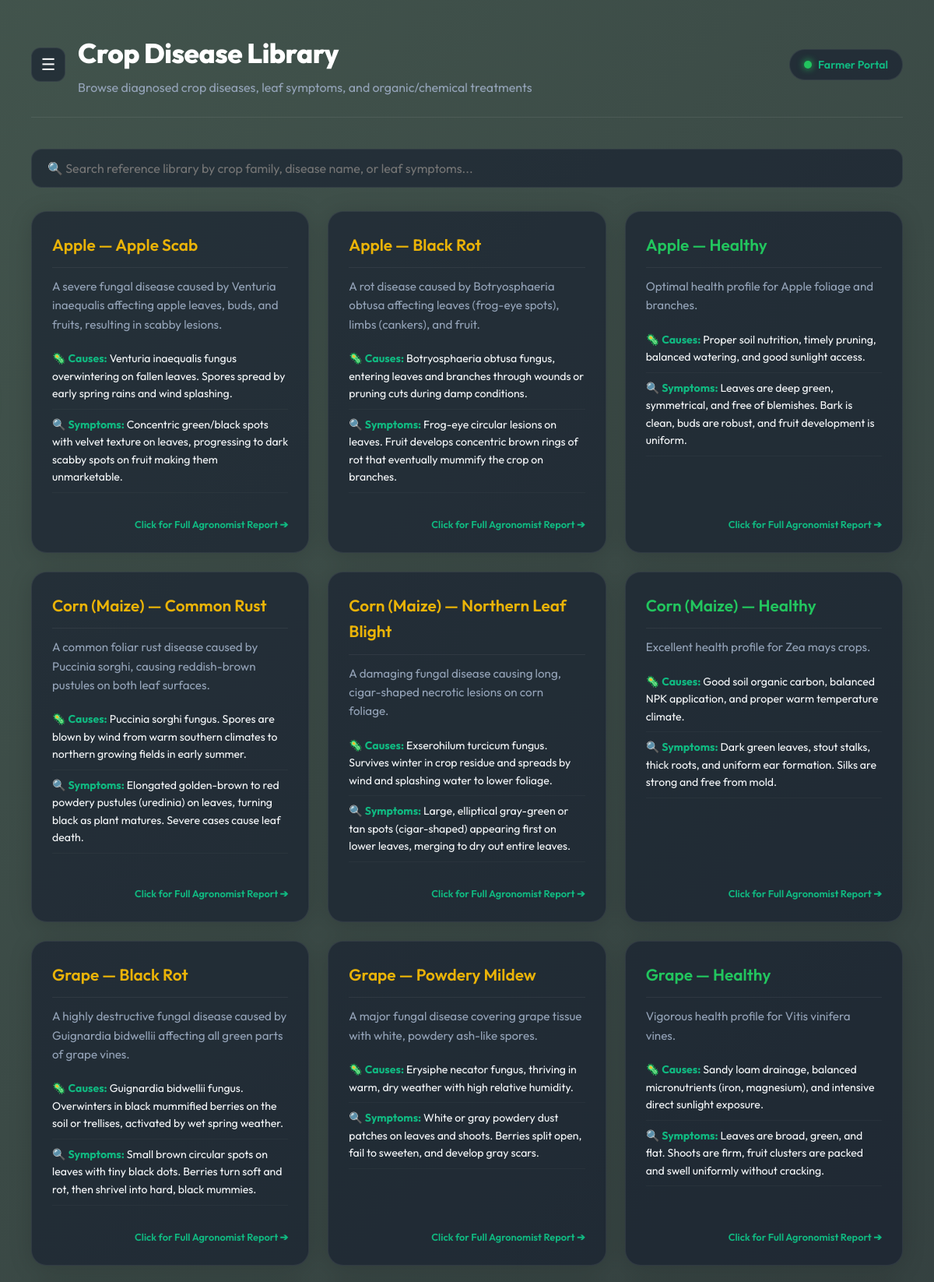
/diseases (upper part), run on the app's committed database.
### tables this page shows
CREATE TABLE diseases (
        id INTEGER PRIMARY KEY AUTOINCREMENT,
        crop TEXT NOT NULL,
        disease_name TEXT NOT NULL,
        overview TEXT,
        symptoms TEXT,
        causes TEXT,
        treatment_organic TEXT,
        treatment_chemical TEXT,
        prevention TEXT,
        UNIQUE(crop, disease_name)
    );

### app.py (the view)
@app.route("/diseases")
def diseases():
    conn = database.get_db_connection()
    cursor = conn.cursor()
    cursor.execute("SELECT * FROM diseases")
    seeded_diseases = cursor.fetchall()
    conn.close()
    return render_template("diseases.html", diseases=seeded_diseases)

### database.py (called while the page is built)
def get_db_connection():
    conn = sqlite3.connect(DATABASE_PATH)
    conn.row_factory = sqlite3.Row
    return conn

### templates/diseases.html (shortened to what this page needs)
{% extends "base.html" %}
{% block header_title %}Crop Disease Library{% endblock %}
{% block header_subtitle %}Browse diagnosed crop diseases, leaf symptoms, and organic/chemical treatments{% endblock %}
{% block content %}
<section class="diseases-page">
    <div class="library-search-container" style="margin-bottom: 30px; animation: fadeInUp 0.5s ease both;">
        <input
            type="text"
            id="library-search"
            placeholder="🔍 Search reference library by crop family, disease name, or leaf symptoms..."
            style="width: 100%; padding: 14px 20px; border-radius: 14px; border: 1px solid var(--glass-border); background: var(--glass-bg); color: white; font-family: inherit; font-size: 1rem; outline: none; transition: all 0.25s;"
        >
    </div>
    <div class="disease-grid">
        {% for dis in diseases %}
            <div
                class="disease-card {% if dis.disease_name == 'Healthy' %}healthy-card{% endif %}"
                data-crop="{{ dis.crop }}"
                data-disease-name="{{ dis.disease_name }}"
                data-overview="{{ dis.overview }}"
                data-symptoms="{{ dis.symptoms }}"
                data-causes="{{ dis.causes }}"
                data-organic="{{ dis.treatment_organic }}"
                data-chemical="{{ dis.treatment_chemical }}"
                data-prevention="{{ dis.prevention }}"
            >
                <h2>{{ dis.crop }} — {{ dis.disease_name }}</h2>
                <p class="disease-desc">
                    {{ dis.overview }}
                </p>
                <ul class="disease-points">
                    <li>🦠 <strong>Causes:</strong> {{ dis.causes }}</li>
                    <li>🔍 <strong>Symptoms:</strong> {{ dis.symptoms }}</li>
                </ul>
                <div style="font-size: 0.8rem; color: var(--accent-emerald); font-weight: 600; text-align: right; margin-top: auto; padding-top: 10px;">
                    Click for Full Agronomist Report ➔
                </div>
            </div>
        {% endfor %}
    </div>
</section>
{% endblock %}

### templates/base.html (shortened to what this page needs)
<!DOCTYPE html>
<html lang="en">
<head>
    <link rel="stylesheet" href="{{ url_for('static', filename='style.css') }}">
</head>
<body>
<div class="dashboard-container" id="dashboard-container">
    <div class="main-content">
        <div class="dashboard-header">
            <div style="display: flex; align-items: center; gap: 16px;">
                <button class="sidebar-expand-btn" id="sidebar-expand-btn" title="Expand Sidebar">☰</button>
                <div>
                    <h1>{% block header_title %}Plant AI Dashboard{% endblock %}</h1>
                    <p>{% block header_subtitle %}Crop health monitoring and diagnostics{% endblock %}</p>
                </div>
            </div>
            <div class="user-profile">
                <span class="status-indicator online"></span>
                <span class="user-label">Farmer Portal</span>
            </div>
        </div>
        <div class="content-wrapper">
            {% block content %}
            {% endblock %}
        </div>
    </div>
</div>
</body>
</html>

### static/style.css (style rules this page uses)
:root { --bg-primary: #030712; --bg-secondary: #0b1528; --bg-sidebar: #052e16; --accent-emerald: #10b981; --accent-forest: #059669; --text-primary: #f8fafc; --text-secondary: #94a3b8; --border-color: rgba(255, 255, 255, 0.08); --glass-bg: rgba(15, 23, 42, 0.55); --glass-border: rgba(255, 255, 255, 0.07); --glass-blur: blur(16px); --success: #22c55e; --warning: #eab308; --danger: #ef4444; }
* { margin: 0; padding: 0; box-sizing: border-box; }
body { font-family: 'Outfit', sans-serif; background: linear-gradient(135deg, rgba(2, 26, 16, 0.75) 0%, rgba(3, 7, 18, 0.88) 100%), url('images/farm_background.png') no-repeat center center fixed; background-size: cover; color: var(--text-primary); min-height: 100vh; overflow-x: hidden; line-height: 1.6; }
.main-content, .metric-card, .analyzer-console, .result-card, .history-card, .soil-grid, .diseases-page { animation: fadeInUp 0.6s cubic-bezier(0.16, 1, 0.3, 1) both; }
.dashboard-container { display: flex; min-height: 100vh; }
.main-content { flex: 1; margin-left: 0; padding: 40px; }
.sidebar-expand-btn { background: var(--glass-bg); border: 1px solid var(--glass-border); color: white; width: 44px; height: 44px; border-radius: 12px; cursor: pointer; display: flex; align-items: center; justify-content: center; font-size: 1.3rem; transition: all 0.25s; flex-shrink: 0; }
.dashboard-header { display: flex; justify-content: space-between; align-items: center; margin-bottom: 40px; border-bottom: 1px solid var(--border-color); padding-bottom: 24px; }
.dashboard-header h1 { font-size: 2.2rem; font-weight: 800; color: white; margin-bottom: 4px; letter-spacing: -0.5px; }
.dashboard-header p { color: var(--text-secondary); font-size: 1rem; }
.user-profile { display: flex; align-items: center; gap: 8px; background: var(--glass-bg); border: 1px solid var(--glass-border); padding: 8px 18px; border-radius: 999px; transition: all 0.3s; }
.status-indicator { width: 10px; height: 10px; border-radius: 50%; }
.status-indicator.online { background: var(--success); box-shadow: 0 0 10px var(--success); }
.user-label { font-size: 0.88rem; font-weight: 600; color: var(--accent-emerald); }
.content-wrapper { max-width: 1200px; margin: 0 auto; }
.diseases-page { max-width: 1200px; }
.disease-grid { display: grid; grid-template-columns: repeat(auto-fill, minmax(320px, 1fr)); gap: 24px; margin-bottom: 40px; }
.disease-card { background: var(--glass-bg); border: 1px solid var(--glass-border); padding: 26px; border-radius: 20px; box-shadow: 0 4px 30px rgba(0,0,0,0.15); display: flex; flex-direction: column; gap: 12px; transition: transform 0.3s; }
.disease-card h2 { font-size: 1.3rem; color: #eab308; border-bottom: 1px solid rgba(255,255,255,0.06); padding-bottom: 12px; font-weight: 600; }
.disease-card.healthy-card h2 { color: var(--success); }
.disease-desc { font-size: 0.95rem; color: var(--text-secondary); }
.disease-points { list-style: none; margin-top: 8px; }
.disease-points li { font-size: 0.88rem; margin-bottom: 8px; border-bottom: 1px solid rgba(255,255,255,0.03); padding-bottom: 8px; }
.disease-points li strong { color: var(--accent-emerald); }
.disease-card { cursor: pointer; transition: all 0.3s cubic-bezier(0.25, 0.8, 0.25, 1); }

### data on the page
diseases: crop "Apple", disease_name "Apple Scab", overview "A severe fungal disease caused by Venturia inaequalis affecting apple leaves, buds, and fruits, resulting in scabby lesions.", causes "Venturia inaequalis fungus overwintering on fallen leaves. Spores spread by early spring rains and wind splashing.", symptoms "Concentric green/black spots with velvet texture on leaves, progressing to dark scabby spots on fruit making them unmarketable."
diseases: crop "Apple", disease_name "Black Rot", overview "A rot disease caused by Botryosphaeria obtusa affecting leaves (frog-eye spots), limbs (cankers), and fruit.", causes "Botryosphaeria obtusa fungus, entering leaves and branches through wounds or pruning cuts during damp conditions.", symptoms "Frog-eye circular lesions on leaves. Fruit develops concentric brown rings of rot that eventually mummify the crop on branches."
diseases: crop "Apple", disease_name "Healthy", overview "Optimal health profile for Apple foliage and branches.", causes "Proper soil nutrition, timely pruning, balanced watering, and good sunlight access.", symptoms "Leaves are deep green, symmetrical, and free of blemishes. Bark is clean, buds are robust, and fruit development is uniform."
diseases: crop "Corn (Maize)", disease_name "Common Rust", overview "A common foliar rust disease caused by Puccinia sorghi, causing reddish-brown pustules on both leaf surfaces.", causes "Puccinia sorghi fungus. Spores are blown by wind from warm southern climates to northern growing fields in early summer.", symptoms "Elongated golden-brown to red powdery pustules (uredinia) on leaves, turning black as plant matures. Severe cases cause leaf death."
diseases: crop "Corn (Maize)", disease_name "Northern Leaf Blight", overview "A damaging fungal disease causing long, cigar-shaped necrotic lesions on corn foliage.", causes "Exserohilum turcicum fungus. Survives winter in crop residue and spreads by wind and splashing water to lower foliage.", symptoms "Large, elliptical gray-green or tan spots (cigar-shaped) appearing first on lower leaves, merging to dry out entire leaves."
diseases: crop "Corn (Maize)", disease_name "Healthy", overview "Excellent health profile for Zea mays crops.", causes "Good soil organic carbon, balanced NPK application, and proper warm temperature climate.", symptoms "Dark green leaves, stout stalks, thick roots, and uniform ear formation. Silks are strong and free from mold."
diseases: crop "Grape", disease_name "Black Rot", overview "A highly destructive fungal disease caused by Guignardia bidwellii affecting all green parts of grape vines.", causes "Guignardia bidwellii fungus. Overwinters in black mummified berries on the soil or trellises, activated by wet spring weather.", symptoms "Small brown circular spots on leaves with tiny black dots. Berries turn soft and rot, then shrivel into hard, black mummies."
diseases: crop "Grape", disease_name "Powdery Mildew", overview "A major fungal disease covering grape tissue with white, powdery ash-like spores.", causes "Erysiphe necator fungus, thriving in warm, dry weather with high relative humidity.", symptoms "White or gray powdery dust patches on leaves and shoots. Berries split open, fail to sweeten, and develop gray scars."
diseases: crop "Grape", disease_name "Healthy", overview "Vigorous health profile for Vitis vinifera vines.", causes "Sandy loam drainage, balanced micronutrients (iron, magnesium), and intensive direct sunlight exposure.", symptoms "Leaves are broad, green, and flat. Shoots are firm, fruit clusters are packed and swell uniformly without cracking."
